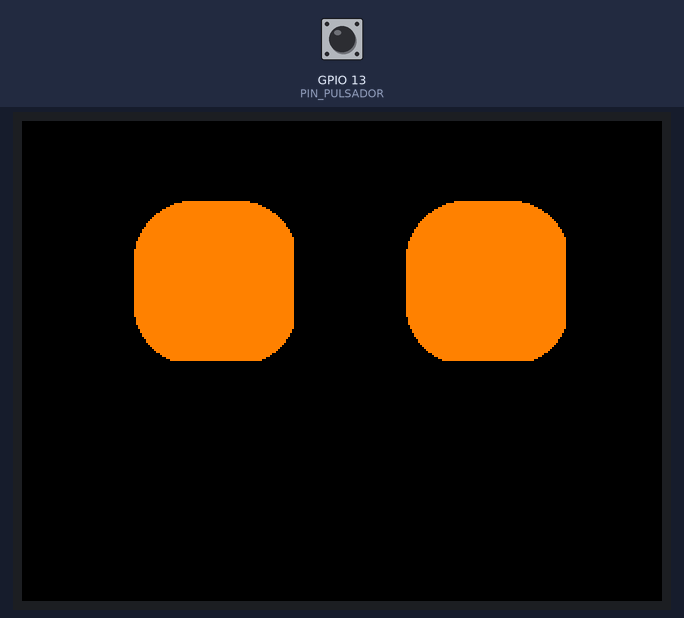
Bench run of a program on a simulated ESP32. On the bench: 320×240 colour display. The inputs (shaded band) are chosen by the test bench; at power-on: GPIO 13 (PIN_PULSADOR) HIGH. Random numbers use the default seed unless the program sets one; what the program prints to the serial monitor is not drawn.

Above: at 3.4 s.
3.5 s: GPIO 13 (PIN_PULSADOR) pulled LOW for 0.15 s
At 4.9 s:
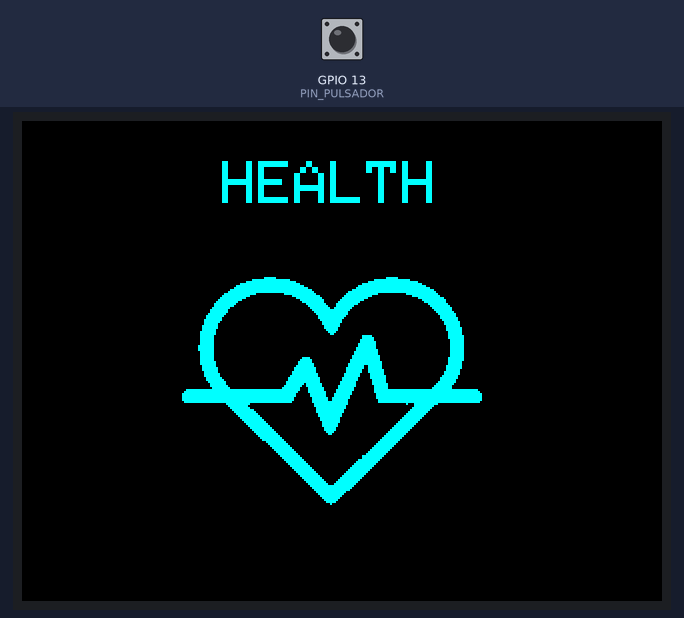
5.2 s: GPIO 13 (PIN_PULSADOR) pulled LOW for 1 s
At 7.0 s:
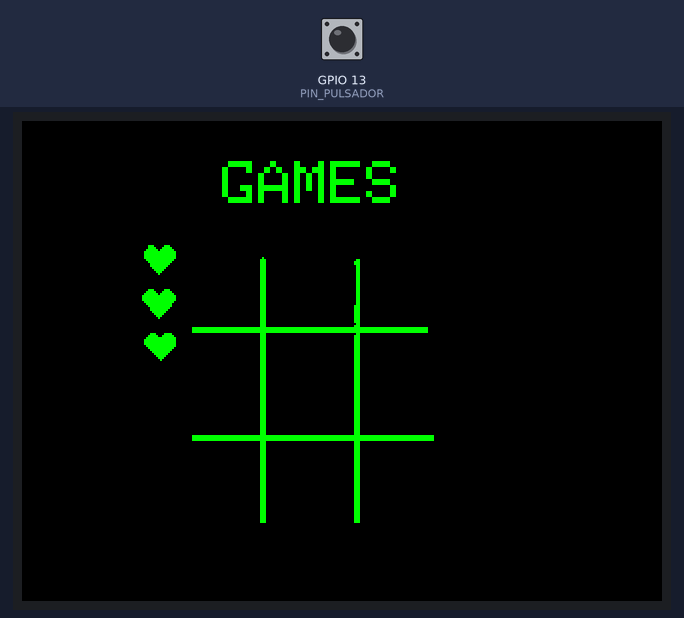
12.2 s: GPIO 13 (PIN_PULSADOR) pulled LOW for 3.2 s
At 15.9 s:
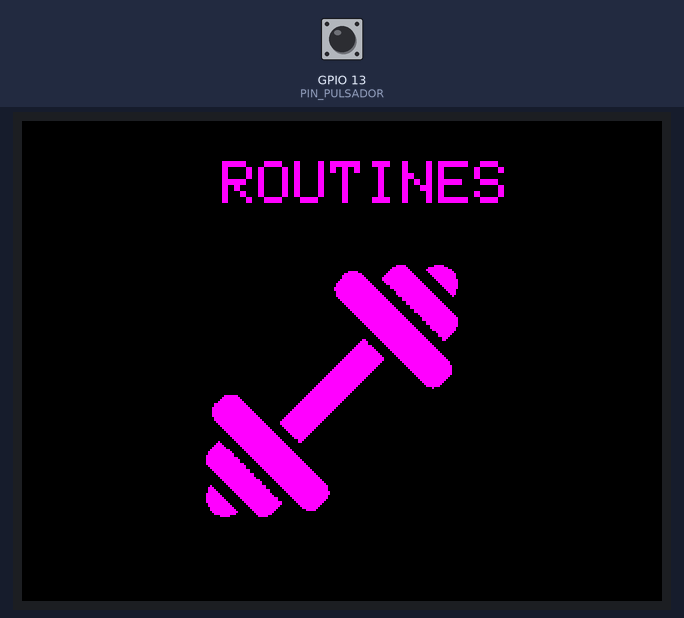
17.0 s: GPIO 13 (PIN_PULSADOR) pulled LOW for 0.15 s
At 17.5 s:
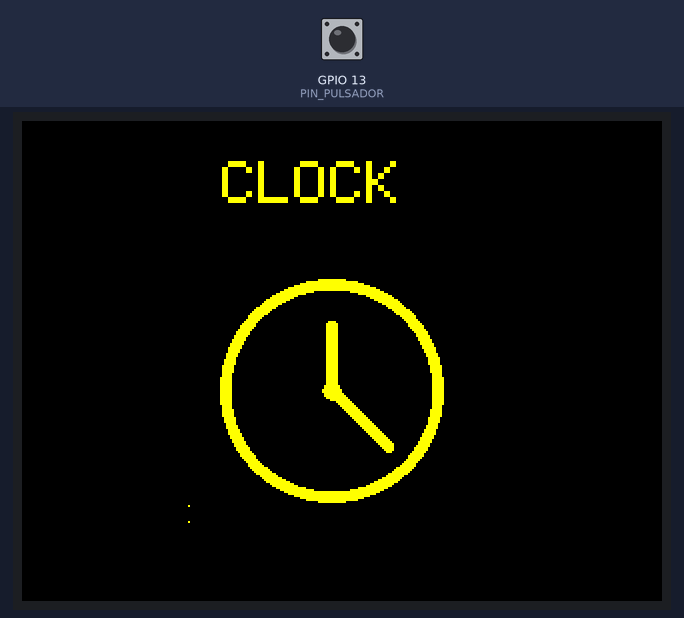
18.7 s: GPIO 13 (PIN_PULSADOR) pulled LOW for 0.15 s
At 20.1 s:
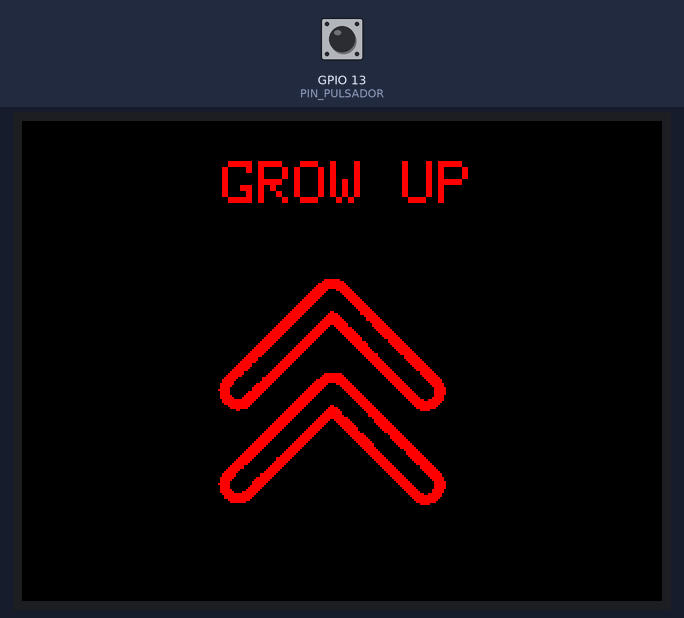
20.4 s: GPIO 13 (PIN_PULSADOR) pulled LOW for 1 s
At 21.8 s:
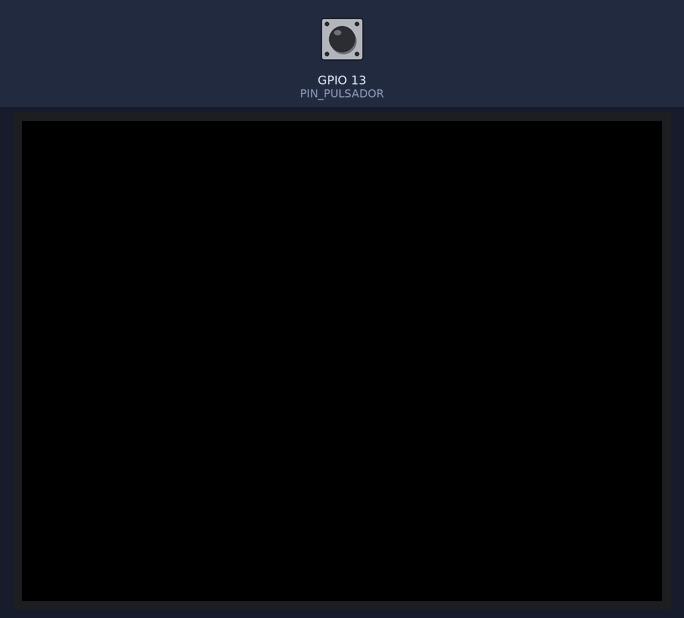
Timing chart, 0 to 23.4 s (numbered marks = the images above; inputs shaded):
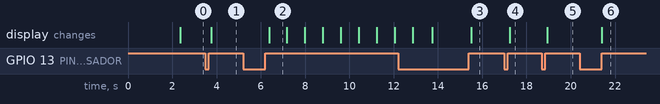

The program:

main.cpp
```cpp
// Libraries
#include <Arduino.h>
#include <screen.h>
#include <Adafruit_GFX.h>    // Core graphics library
#include <Adafruit_ST7789.h> // Hardware-specific library for ST7789
#include <SPI.h>

// Variables
#define TFT_CS        2
#define TFT_RST       4 // Or set to -1 and connect to Arduino RESET pin
#define TFT_DC        5

#define PIN_PULSADOR 13
#define led_control1 14
#define led_control2 27

// Estados
// bool estadoBoton =  false;
int count_menu = 0;
int max_menus = 6;
int last_menu_state = count_menu;
const int tiempoAntirebote =10;
int cuenta =0;          //Guarda el numero de veces que el boton ha sido presionado
int estadoBoton;
int estadoBotonAnterior;

int n;
static int xd=40;
static int espera=0;
static int step=0;
int x1,x2;
int xp=16;
int mood=6;


Adafruit_ST7789 tft = Adafruit_ST7789(TFT_CS, TFT_DC, TFT_RST);


// Function
void testFace(uint16_t color);
void testdrawtext(char *text, uint16_t color, uint16_t size);
void testClock(uint16_t color);
void testGames(uint16_t color);
void testHealth(uint16_t color);
void testRoutines(uint16_t color);
void testGrowUp(uint16_t color);
boolean antirebote(int pin );


// Setup
void setup(void) {
  Serial.begin(9600);
  Serial.print(F("HOLA EQUIPO METEORITO"));
  pinMode(PIN_PULSADOR, INPUT_PULLUP);

  // Use this initializer (uncomment) if using a 1.3" or 1.54" 240x240 TFT:
  tft.init(240, 320);           // Init ST7789 240x240
  tft.setRotation(1);  //  This code rotates the screen. 0=0 , 1=90, 2=180, 3=270 .

  // Init screen msg
  tft.fillScreen(ST77XX_BLACK);
  tft.setCursor(100, 30);
  tft.setTextWrap(false);
  testdrawtext("HOLA", ST77XX_ORANGE, 3);
  tft.setCursor(80, 80);
  testdrawtext("EQUIPO", ST77XX_ORANGE, 3);
  tft.setCursor(60, 130);
  testdrawtext("METEORITO", ST77XX_ORANGE, 3);
  delay(2000);


}


// Loop
void loop() {
     // Leemos el estado del GPIO
  estadoBoton = digitalRead(PIN_PULSADOR);
  if (estadoBoton  != estadoBotonAnterior) {     //si hay cambio con respeto al estado
    if (antirebote (PIN_PULSADOR)){                    //checamos  si esta preionado y si lo esta
      cuenta++;                                //aumentamos la cuenta
      Serial.println (cuenta);
      if (count_menu == max_menus){
        Serial.println("reinicie el contador");
        count_menu=0;}
      else {
        Serial.println("else");
        count_menu++;};


    }
  }

  if (count_menu==0){tft.fillScreen(ST77XX_BLACK);}
  else if (count_menu==1){testFace(ST77XX_ORANGE);}
  else if (count_menu==2 && count_menu!= last_menu_state){testHealth(ST77XX_CYAN);}
  else if (count_menu==3 && count_menu!= last_menu_state){testGames(ST77XX_GREEN);}
  else if (count_menu==4 && count_menu!= last_menu_state){testRoutines(ST77XX_MAGENTA);}
  else if (count_menu==5 && count_menu!= last_menu_state){testClock(ST77XX_YELLOW);}
  else if (count_menu==6 && count_menu!= last_menu_state){testGrowUp(ST77XX_RED);}

  last_menu_state = count_menu;
  estadoBotonAnterior = estadoBoton;      // guardamos el estado del boton
}


void testFace(uint16_t color) {
  if (espera>0) {
    espera--;
    delay(1);
  }

  else {
    x1=   xd+ (xp>40? (40+2*(xp-40)):xp);
    x2=160+xd+ (xp<40? (-40+(xp*2))  :xp);
    switch (step){
      case 0:
        tft.fillScreen(ST77XX_BLACK);
        tft.drawBitmap(x1, 40, eyes[mood][0][0], 80, 80, color);
          tft.drawBitmap(x2, 40, eyes[mood][0][1], 80, 80, color);
          delay(100);
        espera=random(250, 1000);
        n=random(0,7);
        if (n==6) {
            step=1;
        } else {
            step=2;
        }
        break;

      case 1:
      tft.fillScreen(ST77XX_BLACK);
       tft.drawBitmap(x1, 40, EYE0, 80, 80, color);
       tft.drawBitmap(x2, 40, EYE0, 80, 80, color);
       espera=1000;
       step=0;
       break;
      case 2:
        n=random(0,10);
        espera=0;
        step=0;
        break;
    }
  }
}

void testGames(uint16_t color) {
  int delay_game = 800;
  Serial.println("Menu Games");
  tft.fillScreen(ST77XX_BLACK);
  tft.setCursor(100, 20);
  tft.setTextWrap(false);
  testdrawtext("GAMES", color, 3);
  tft.fillScreen(ST77XX_BLACK);
  tft.setCursor(100, 20);
  tft.setTextWrap(false);
  testdrawtext("GAMES", color, 3);

  tft.drawBitmap(60, 60, gato0, 150, 150, color);
   delay(delay_game);
  tft.drawBitmap(60, 60, gato5, 150, 150, color);
   delay(delay_game);
  tft.drawBitmap(60, 60, gato6, 150, 150, color);
  delay(delay_game);
  tft.drawBitmap(60, 60, gato7, 150, 150, color);
  delay(delay_game);
  tft.drawBitmap(60, 60, gato8, 150, 150, color);
  delay(delay_game);
  tft.drawBitmap(60, 60, gato3, 150, 150, color);
  delay(delay_game);
  tft.drawBitmap(60, 60, gato4, 150, 150, color);
  delay(delay_game);
  tft.drawBitmap(60, 60, gato1, 150, 150, color);
  delay(delay_game);
  tft.drawBitmap(60, 60, gato2, 150, 150, color);
  delay(delay_game);
  tft.fillScreen(ST77XX_BLACK);
  tft.setCursor(100, 20);
  tft.setTextWrap(false);
  testdrawtext("GAMES", color, 3);
  tft.drawBitmap(70, 60, win, 150, 148, color);

}

void testHealth(uint16_t color) {
  Serial.println("Menu Health");
  tft.fillScreen(ST77XX_BLACK);
  tft.setCursor(100, 20);
  tft.setTextWrap(false);
  testdrawtext("HEALTH", color, 3);
  tft.drawBitmap(80, 60, health, 150, 150, color);
}

void testRoutines(uint16_t color) {
  Serial.println("Menu Routines");
  tft.fillScreen(ST77XX_BLACK);
  tft.setCursor(100, 20);
  tft.setTextWrap(false);
  testdrawtext("ROUTINES", color, 3);
  tft.drawBitmap(80, 60, routines, 150, 150, color);
}

void testClock(uint16_t color) {
  Serial.println("Menu Clock");
  tft.fillScreen(ST77XX_BLACK);
  tft.setCursor(100, 20);
  tft.setTextWrap(false);
  testdrawtext("CLOCK", color, 3);
  tft.drawBitmap(80, 60, reloj, 150, 150, color);
}

void testGrowUp(uint16_t color) {
  Serial.println("Menu GrowUp");
  tft.fillScreen(ST77XX_BLACK);
  tft.setCursor(100, 20);
  tft.setTextWrap(false);
  testdrawtext("GROW UP", color, 3);
  tft.drawBitmap(80, 60, grow_up, 150, 150, color);
}


void testdrawtext(char *text, uint16_t color, uint16_t size) {
  tft.setTextColor(color);
  tft.setTextSize(size);
  tft.println(text);
}


// Función antirebote
boolean antirebote  (int pin ) {
  int  contador =0;
  boolean estado;            // guarda el estado del boton
  boolean estadoAnterior;    // guarda el ultimo estado del boton

  do {
    estado = digitalRead (pin);
    if (estado != estadoAnterior ){  // comparamos el estado actual
      contador = 0;                   // reiniciamos el contador
      estadoAnterior = estado;
    }
    else{
      contador = contador +1;       // aumentamos el contador en 1
    }
    delay (1);
  }
  while (contador < tiempoAntirebote);
  return estado;
}
```

Source omitted: screen.h (data table, 315135 bytes)

Measured:
- after the input at 5.2 s, the display: changes after 1.2 s (image 2)
- after the input at 17.0 s, the display: changes after 0.25 s (image 4)
- after the input at 18.7 s, the display: changes after 0.25 s (image 5)
- after the input at 20.4 s, the display: changes after 1.0 s (image 6)
- what the display in image 2 shows lasts 0.8 s, from 6.4 s to 7.2 s
